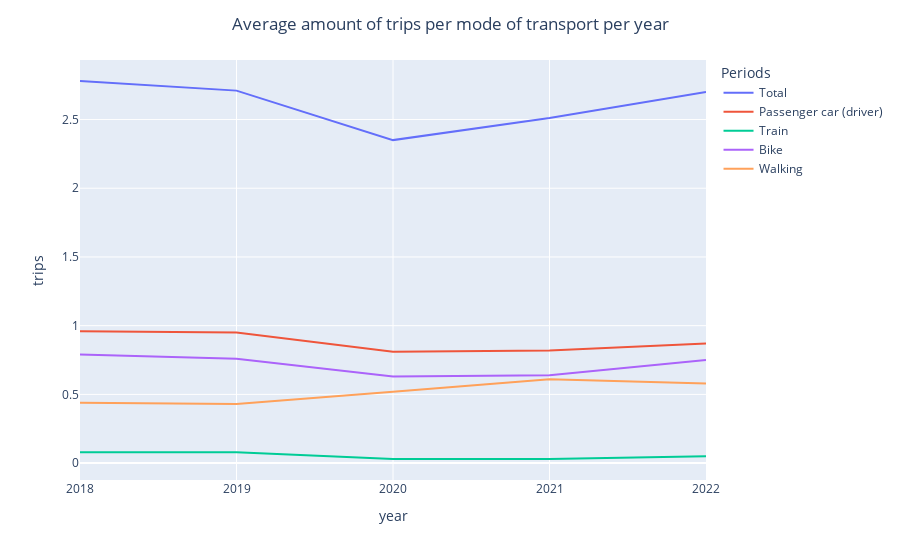

Source (notebook cell):
### Code cell
# does not work yet
years = ['2018', '2019', '2020', '2021', '2022']

mobility_trend = mobility_trips[mobility_trips['motive'] == 'Total']
mobility_trend_years = mobility_trend[years].reset_index()
melted_mobility_trend = mobility_trend_years.melt(id_vars='Periods', var_name='year', value_name='trips')

melted_mobility_trend['trips'] = melted_mobility_trend['trips'].astype(float)

figure = px.line(melted_mobility_trend, x='year', y='trips', color='Periods')
figure.update_layout(title={
    'text': f'Average amount of trips per mode of transport per year',
    'x': 0.5
})
# figure.update_yaxes(range=[0, 3]) 
figure.show()


#Pls try plotting this after calculating YoY changes

### Figure 1 — Plotly figure (JSON) as saved in the notebook; plotly's stock layout.template omitted (floating-point values rounded to 4 significant figures)
{"data": [{"hovertemplate": "Periods=Total<br>year=%{x}<br>trips=%{y}<extra></extra>", "legendgroup": "Total", "line": {"color": "#636efa", "dash": "solid"}, "marker": {"symbol": "circle"}, "mode": "lines", "name": "Total", "orientation": "v", "showlegend": true, "type": "scatter", "x": ["2018", "2019", "2020", "2021", "2022"], "xaxis": "x", "y": [2.78, 2.71, 2.35, 2.51, 2.7], "yaxis": "y"}, {"hovertemplate": "Periods=Passenger car (driver)<br>year=%{x}<br>trips=%{y}<extra></extra>", "legendgroup": "Passenger car (driver)", "line": {"color": "#EF553B", "dash": "solid"}, "marker": {"symbol": "circle"}, "mode": "lines", "name": "Passenger car (driver)", "orientation": "v", "showlegend": true, "type": "scatter", "x": ["2018", "2019", "2020", "2021", "2022"], "xaxis": "x", "y": [0.96, 0.95, 0.81, 0.82, 0.87], "yaxis": "y"}, {"hovertemplate": "Periods=Train<br>year=%{x}<br>trips=%{y}<extra></extra>", "legendgroup": "Train", "line": {"color": "#00cc96", "dash": "solid"}, "marker": {"symbol": "circle"}, "mode": "lines", "name": "Train", "orientation": "v", "showlegend": true, "type": "scatter", "x": ["2018", "2019", "2020", "2021", "2022"], "xaxis": "x", "y": [0.08, 0.08, 0.03, 0.03, 0.05], "yaxis": "y"}, {"hovertemplate": "Periods=Bike<br>year=%{x}<br>trips=%{y}<extra></extra>", "legendgroup": "Bike", "line": {"color": "#ab63fa", "dash": "solid"}, "marker": {"symbol": "circle"}, "mode": "lines", "name": "Bike", "orientation": "v", "showlegend": true, "type": "scatter", "x": ["2018", "2019", "2020", "2021", "2022"], "xaxis": "x", "y": [0.79, 0.76, 0.63, 0.64, 0.75], "yaxis": "y"}, {"hovertemplate": "Periods=Walking<br>year=%{x}<br>trips=%{y}<extra></extra>", "legendgroup": "Walking", "line": {"color": "#FFA15A", "dash": "solid"}, "marker": {"symbol": "circle"}, "mode": "lines", "name": "Walking", "orientation": "v", "showlegend": true, "type": "scatter", "x": ["2018", "2019", "2020", "2021", "2022"], "xaxis": "x", "y": [0.44, 0.43, 0.52, 0.61, 0.58], "yaxis": "y"}], "layout": {"autosize": true, "legend": {"title": {"text": "Periods"}, "tracegroupgap": 0}, "margin": {"t": 60}, "title": {"text": "Average amount of trips per mode of transport per year", "x": 0.5}, "xaxis": {"anchor": "y", "autorange": true, "domain": [0, 1], "range": [0, 4], "title": {"text": "year"}, "type": "category"}, "yaxis": {"anchor": "x", "autorange": true, "domain": [0, 1], "range": [-0.1228, 2.933], "title": {"text": "trips"}, "type": "linear"}}}
